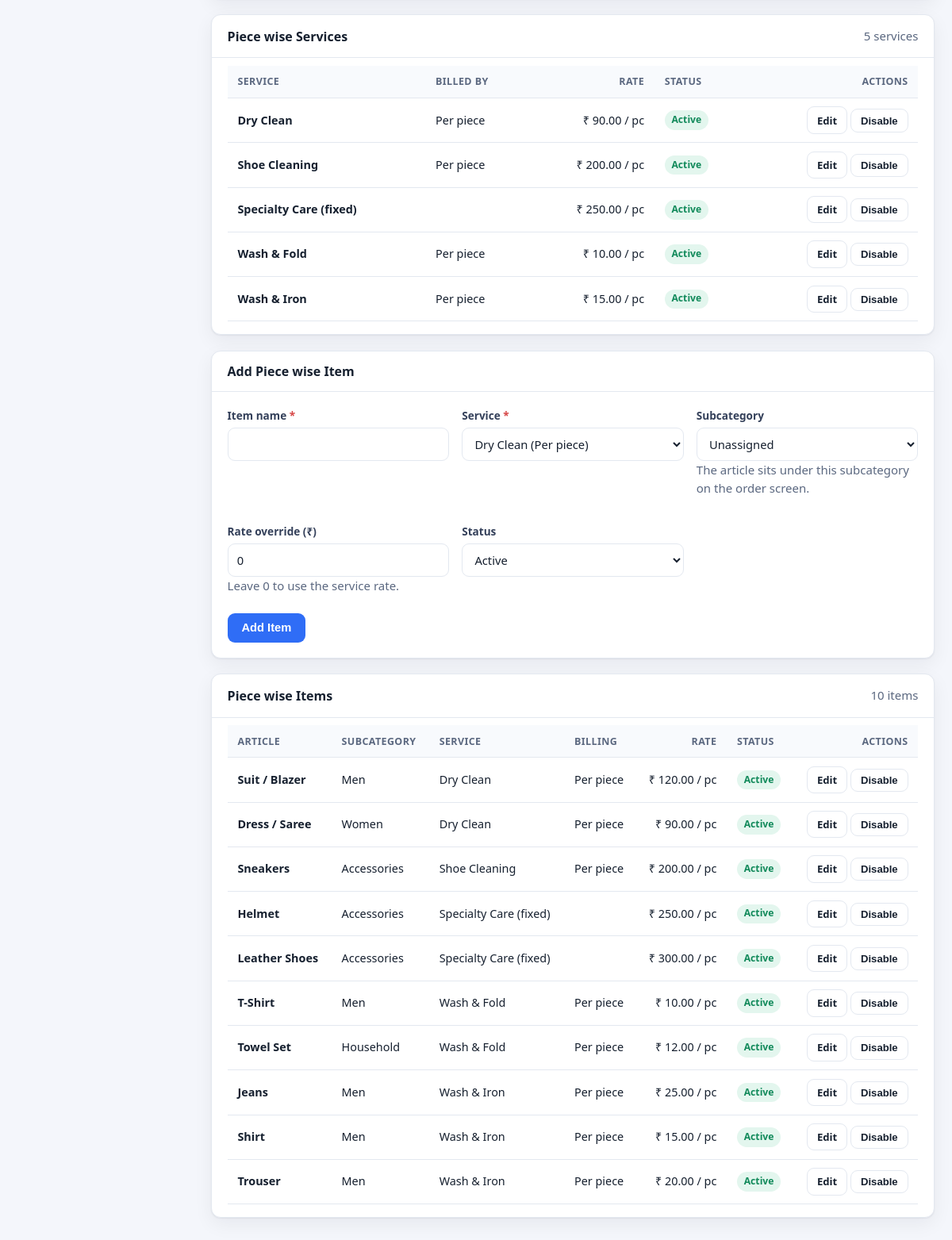
/admin/catalog.php (signed in, lower part), run on an earlier commit of the app's database.
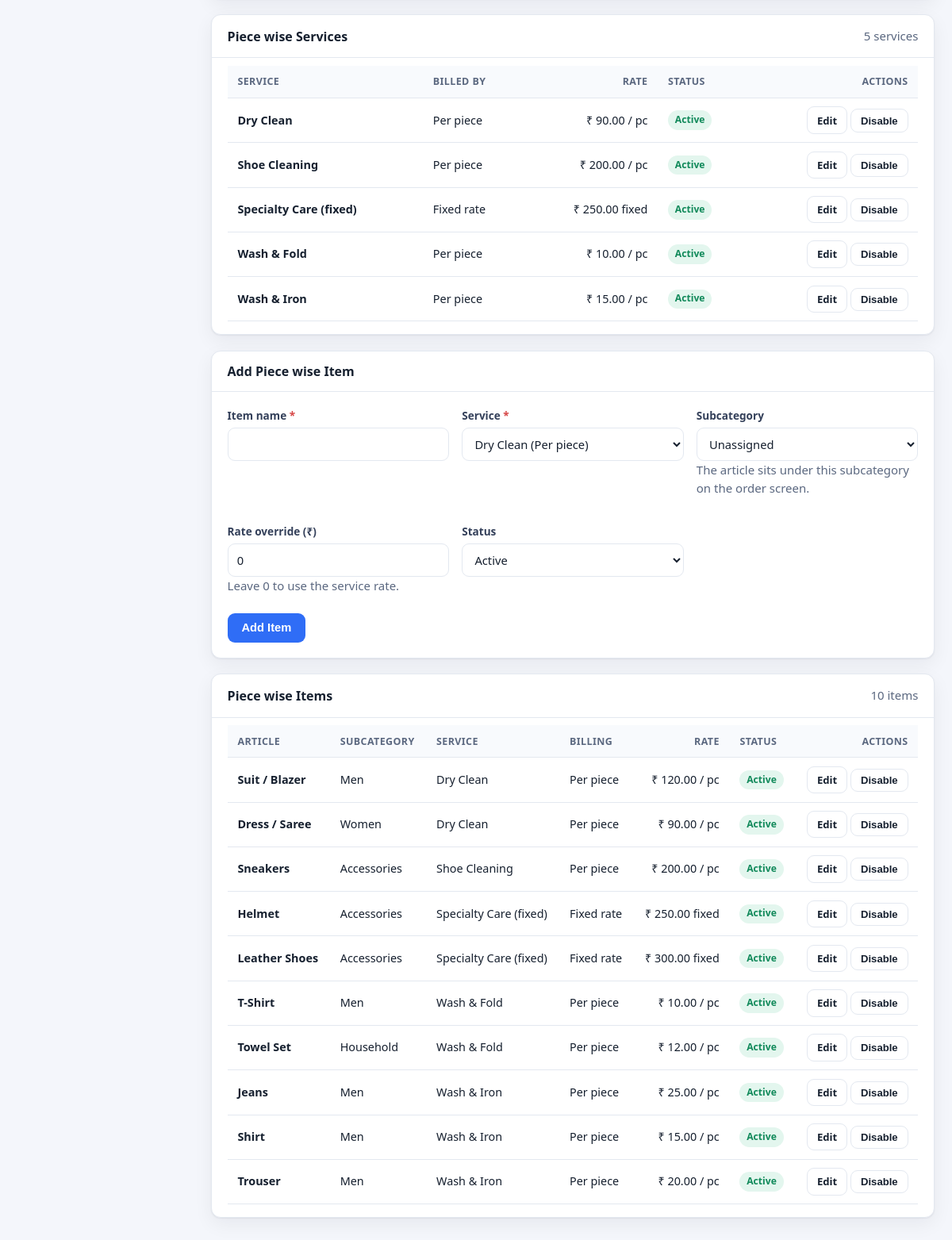
And on a later commit of the database.
### tables this page shows
CREATE TABLE IF NOT EXISTS services (
  id INT UNSIGNED AUTO_INCREMENT PRIMARY KEY,
  service_name VARCHAR(120) NOT NULL,
  price_mode ENUM('per_piece','per_kg','fixed') NOT NULL DEFAULT 'per_piece',
  category ENUM('piece','kg','extra') NOT NULL DEFAULT 'piece',
  rate DECIMAL(12,2) NOT NULL DEFAULT 0,
  min_weight_kg DECIMAL(10,3) NOT NULL DEFAULT 0,
  is_active TINYINT(1) NOT NULL DEFAULT 1,
  created_at DATETIME NOT NULL DEFAULT CURRENT_TIMESTAMP,
  updated_at DATETIME NOT NULL DEFAULT CURRENT_TIMESTAMP ON UPDATE CURRENT_TIMESTAMP,
  UNIQUE KEY uq_services_name (service_name),
  KEY idx_services_active (is_active)
);

CREATE TABLE IF NOT EXISTS laundry_items (
  id INT UNSIGNED AUTO_INCREMENT PRIMARY KEY,
  service_id INT UNSIGNED NULL,
  subcategory_id INT UNSIGNED NULL,
  item_name VARCHAR(120) NOT NULL,
  service_type VARCHAR(40) NOT NULL DEFAULT 'wash_fold',
  price_mode ENUM('per_piece','per_kg','fixed') NOT NULL DEFAULT 'per_piece',
  rate_per_piece DECIMAL(12,2) NOT NULL DEFAULT 0,
  rate_per_kg DECIMAL(12,2) NOT NULL DEFAULT 0,
  min_weight_kg DECIMAL(10,3) NOT NULL DEFAULT 0,
  is_active TINYINT(1) NOT NULL DEFAULT 1,
  created_at DATETIME NOT NULL DEFAULT CURRENT_TIMESTAMP,
  updated_at DATETIME NOT NULL DEFAULT CURRENT_TIMESTAMP ON UPDATE CURRENT_TIMESTAMP,
  UNIQUE KEY uq_laundry_item_service (service_id, item_name),
  KEY idx_laundry_items_service (service_id),
  KEY idx_laundry_items_subcategory (subcategory_id)
);

CREATE TABLE IF NOT EXISTS subcategories (
  id INT UNSIGNED AUTO_INCREMENT PRIMARY KEY,
  name VARCHAR(80) NOT NULL,
  slug VARCHAR(80) NOT NULL,
  sort_order INT NOT NULL DEFAULT 0,
  is_active TINYINT(1) NOT NULL DEFAULT 1,
  created_at DATETIME NOT NULL DEFAULT CURRENT_TIMESTAMP,
  updated_at DATETIME NOT NULL DEFAULT CURRENT_TIMESTAMP ON UPDATE CURRENT_TIMESTAMP,
  UNIQUE KEY uq_subcategories_slug (slug),
  KEY idx_subcategories_active (is_active)
);

### config/helpers.php (called while the page is built, shortened)
<?php
function e(?string $value): string
{
    return htmlspecialchars((string) $value, ENT_QUOTES | ENT_SUBSTITUTE, 'UTF-8');
}
function url(string $path = ''): string
{
    return BASE_URL . '/' . ltrim($path, '/');
}
function query(string $key, string $default = ''): string
{
    $value = $_GET[$key] ?? $default;
    return is_string($value) ? trim($value) : $default;
}
function money(float $amount): string
{
    return APP_CURRENCY . ' ' . number_format($amount, 2);
}
function service_modes(): array
{
    return [
        'per_piece' => 'Per piece',
        'per_kg' => 'Per kg',
        'fixed' => 'Fixed rate',
    ];
}
function service_categories(): array
{
    return [
        'piece' => 'Piece wise',
        'kg' => 'Kg wise',
        'extra' => 'Extra',
    ];
}
function service_category_label(string $category): string
{
    $all = service_categories();
    return $all[$category] ?? 'Piece wise';
}
function service_mode_label(string $mode): string
{
    $all = service_modes();
    return $all[$mode] ?? ucfirst(str_replace('_', ' ', $mode));
}
function ensure_subcategory_schema(): void
{
    static $checked = false;
    if ($checked) {
        return;
    }
    $checked = true;
}
function all_services(): array
{
    return db_all("SELECT * FROM services ORDER BY FIELD(category, 'piece', 'kg', 'extra'), is_active DESC, service_name");
}
function service_effective_rate(array $service, array $item = []): float
{
    $mode = (string) ($item['price_mode'] ?? $service['price_mode'] ?? 'per_piece');
    $override = $mode === 'per_kg'
        ? (float) ($item['rate_per_kg'] ?? 0)
        : (float) ($item['rate_per_piece'] ?? 0);
    return $override > 0 ? $override : (float) ($service['rate'] ?? 0);
}

### config/db.php (called while the page is built, shortened)
<?php
function db(): PDO
{
    static $pdo = null;
    if ($pdo instanceof PDO) {
        return $pdo;
    }
    $dsn = 'mysql:host=' . DB_HOST . ';port=' . DB_PORT . ';dbname=' . DB_NAME . ';charset=utf8mb4';
    try {
        $pdo = new PDO($dsn, DB_USER, DB_PASS, [
            PDO::ATTR_ERRMODE => PDO::ERRMODE_EXCEPTION,
            PDO::ATTR_DEFAULT_FETCH_MODE => PDO::FETCH_ASSOC,
            PDO::ATTR_EMULATE_PREPARES => false,
        ]);
        $pdo->exec("SET time_zone = '" . DB_TIMEZONE . "'");
    } catch (PDOException $e) {
        app_log_throwable($e);
        throw new RuntimeException('Database connection failed. Please try again in a moment.', 0, $e);
    }
    return $pdo;
}
function db_all(string $sql, array $params = []): array
{
    $stmt = db()->prepare($sql);
    $stmt->execute($params);
    return $stmt->fetchAll();
}

### admin/catalog.php (the view, shortened to what the rows shown need)
<?php
require_once dirname(__DIR__) . '/includes/layout.php';
$tab = query('tab', 'piece');
$services = all_services();
$items = db_all(
    'SELECT i.*, s.service_name, s.price_mode AS service_price_mode, s.rate AS service_rate,
            s.category AS service_category, sc.name AS subcategory_name
     FROM laundry_items i
     LEFT JOIN services s ON s.id = i.service_id
     LEFT JOIN subcategories sc ON sc.id = i.subcategory_id
     ORDER BY FIELD(s.category, \'piece\', \'kg\', \'extra\'), s.service_name, sc.sort_order, i.is_active DESC, i.item_name'
);
$servicesByCategory = [];
foreach ($services as $service) {
    $servicesByCategory[service_category_for($service)][] = $service;
}
$itemsByCategory = [];
foreach ($items as $item) {
    $itemsByCategory[service_category_for($item)][] = $item;
}
$editItem = null;
$tabLabel = service_category_label($tab);
$tabServices = $servicesByCategory[$tab] ?? [];
$tabItems = $itemsByCategory[$tab] ?? [];
?>
<div class="panel">
    <div class="panel-head"><h2><?= e($tabLabel) ?> Services</h2><span class="subtle"><?= e((string) count($tabServices)) ?> services</span></div>
    <div class="panel-body tight">
        <?php if ($tabServices === []): ?>
            <div class="empty-state"><strong>No <?= e(strtolower($tabLabel)) ?> services yet</strong>Create one above, then map items to it.</div>
        <?php else: ?>
            <div class="table-wrap">
                <table class="data">
                    <thead>
                        <tr>
                            <th>Service</th>
                            <th>Billed by</th>
                            <th class="num">Rate</th>
                            <th>Status</th>
                            <th class="actions">Actions</th>
                        </tr>
                    </thead>
                    <tbody>
                    <?php foreach ($tabServices as $service): ?>
                        <tr>
                            <td><strong><?= e((string) $service['service_name']) ?></strong></td>
                            <td><?= e(service_mode_label((string) $service['price_mode'])) ?></td>
                            <td class="num"><?= e(money((float) $service['rate'])) ?><?= $service['price_mode'] === 'per_kg' ? ' / kg' : ($service['price_mode'] === 'fixed' ? ' fixed' : ' / pc') ?></td>
                            <td><span class="badge <?= (int) $service['is_active'] === 1 ? 'badge-success' : 'badge-muted' ?>"><?= (int) $service['is_active'] === 1 ? 'Active' : 'Inactive' ?></span></td>
                            <td class="actions">
                                <a class="btn btn-sm btn-ghost" href="<?= e(url('admin/catalog.php?tab=' . urlencode($tab) . '&edit_service=' . (int) $service['id'])) ?>">Edit</a>
                                <form method="post" style="display:inline;">
                                    <button class="btn btn-sm btn-ghost" type="submit"><?= (int) $service['is_active'] === 1 ? 'Disable' : 'Enable' ?></button>
                                </form>
                            </td>
                        </tr>
                    <?php endforeach; ?>
                    </tbody>
                </table>
            </div>
        <?php endif; ?>
    </div>
</div>
<div class="panel">
    <div class="panel-head">
        <h2><?= $editItem !== null ? 'Edit ' . e($tabLabel) . ' Item' : 'Add ' . e($tabLabel) . ' Item' ?></h2>
    </div>
</div>
<div class="panel">
    <div class="panel-head"><h2><?= e($tabLabel) ?> Items</h2><span class="subtle"><?= e((string) count($tabItems)) ?> items</span></div>
    <div class="panel-body tight">
        <?php if ($tabItems === []): ?>
            <div class="empty-state"><strong>No items in this tab yet</strong>Add items and map them to a service.</div>
        <?php else: ?>
            <div class="table-wrap">
                <table class="data">
                    <thead>
                        <tr>
                            <th>Article</th>
                            <th>Subcategory</th>
                            <th>Service</th>
                            <th>Billing</th>
                            <th class="num">Rate</th>
                            <th>Status</th>
                            <th class="actions">Actions</th>
                        </tr>
                    </thead>
                    <tbody>
                    <?php foreach ($tabItems as $item): ?>
                        <?php
                        $serviceRow = [
                            'price_mode' => (string) ($item['service_price_mode'] ?? $item['price_mode']),
                            'rate' => (float) ($item['service_rate'] ?? 0),
                        ];
                        $rate = service_effective_rate($serviceRow, $item);
                        $itemMode = (string) ($item['service_price_mode'] ?? $item['price_mode']);
                        ?>
                        <tr>
                            <td><strong><?= e((string) $item['item_name']) ?></strong></td>
                            <td><?= e((string) ($item['subcategory_name'] ?? 'Unassigned')) ?></td>
                            <td><?= e((string) ($item['service_name'] ?? service_type_label((string) $item['service_type']))) ?></td>
                            <td><?= e(service_mode_label($itemMode)) ?></td>
                            <td class="num"><?= e(money($rate)) ?><?= $itemMode === 'per_kg' ? ' / kg' : ($itemMode === 'fixed' ? ' fixed' : ' / pc') ?></td>
                            <td><span class="badge <?= (int) $item['is_active'] === 1 ? 'badge-success' : 'badge-muted' ?>"><?= (int) $item['is_active'] === 1 ? 'Active' : 'Inactive' ?></span></td>
                            <td class="actions">
                                <a class="btn btn-sm btn-ghost" href="<?= e(url('admin/catalog.php?tab=' . urlencode($tab) . '&edit=' . (int) $item['id'])) ?>">Edit</a>
                                <form method="post" style="display:inline;">
                                    <button class="btn btn-sm btn-ghost" type="submit"><?= (int) $item['is_active'] === 1 ? 'Disable' : 'Enable' ?></button>
                                </form>
                            </td>
                        </tr>
                    <?php endforeach; ?>
                    </tbody>
                </table>
            </div>
        <?php endif; ?>
    </div>
</div>

What changed in the data, as far as the page shows it:
changed services "Specialty Care (fixed)": price_mode (not shown) → "Fixed rate"; price_mode "/ pc" → "fixed"
changed laundry_items "Helmet": service.price_mode (not shown) → "Fixed rate"; text "/ pc" → "fixed"
changed laundry_items "Leather Shoes": service.price_mode (not shown) → "Fixed rate"; text "/ pc" → "fixed"
